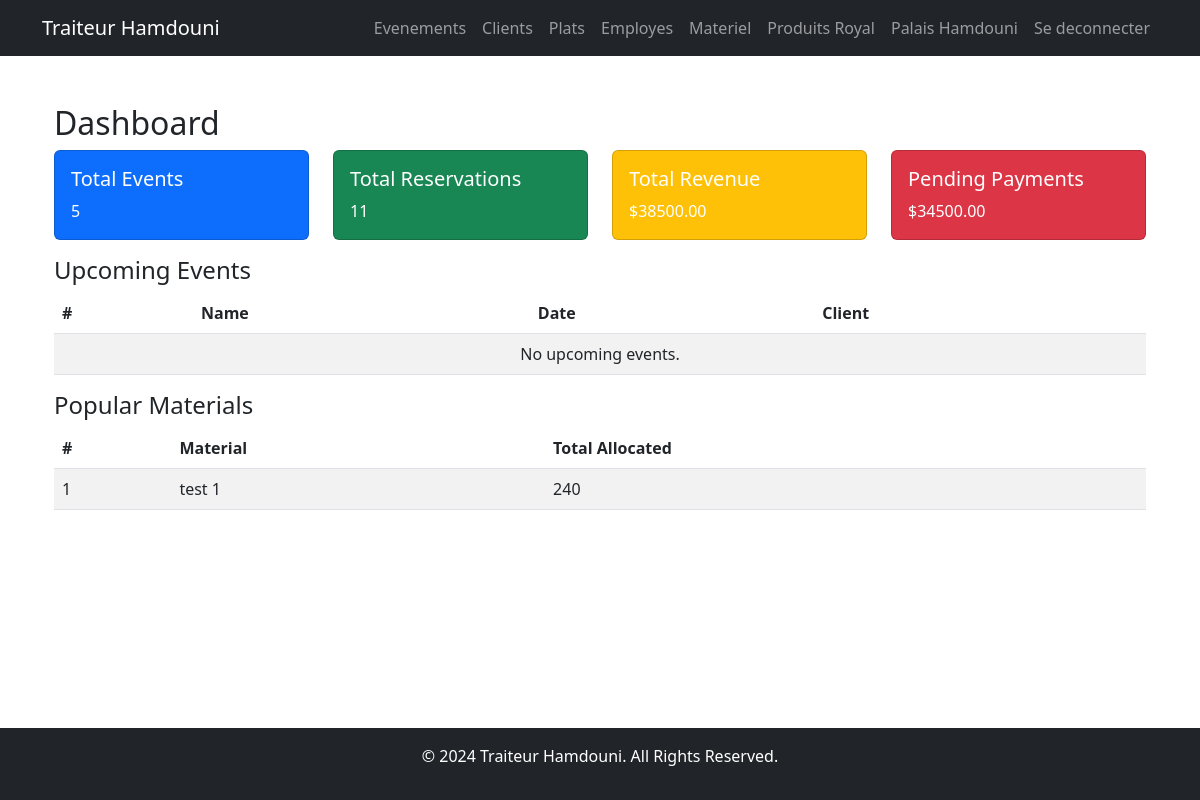
The app's page /events/dashboard/ (signed in), older data.
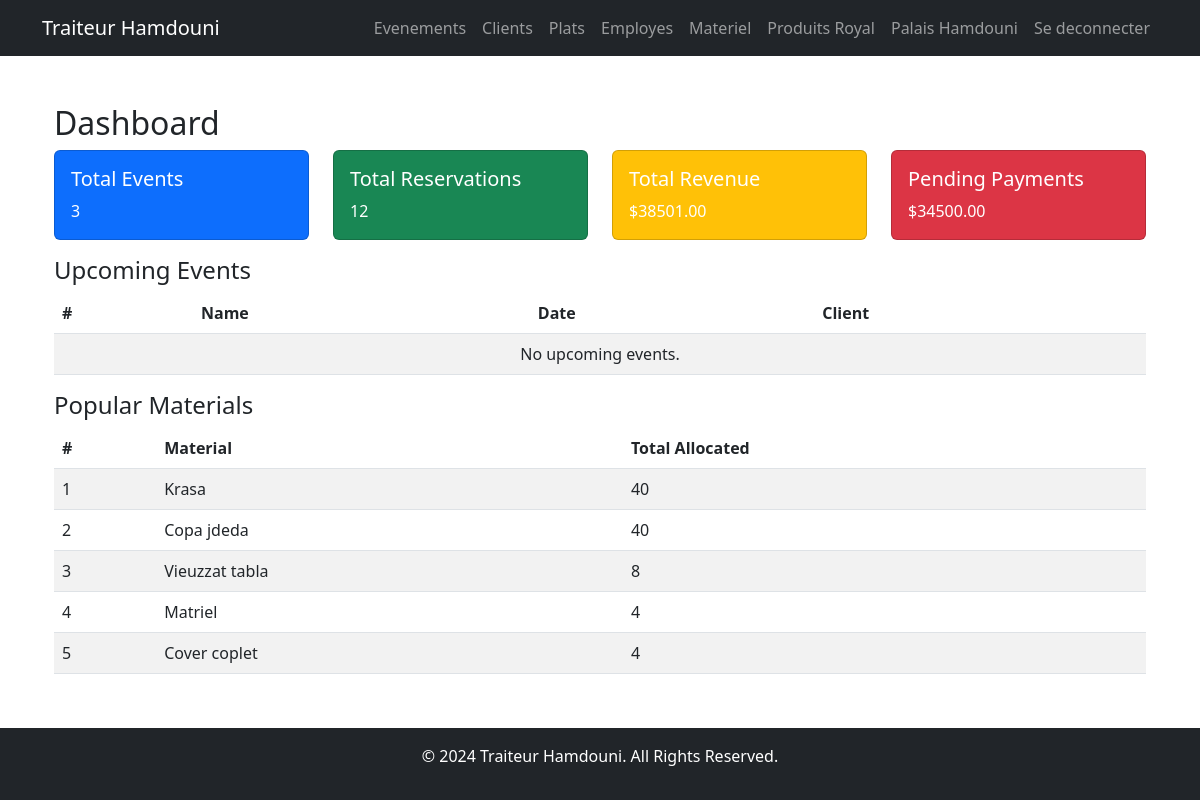
The same page, newer data.
### materials/models.py (models this page shows, shortened)
class Material(models.Model):
    CATEGORY_CHOICES = [
        ('seating', 'Seating'),
        ('tables', 'Tables'),
        ('dinnerware', 'Dinnerware'),
        ('decorations', 'Decorations'),
        ('equipment', 'Equipment'),
    ]
    name = models.CharField(max_length=255, verbose_name="Material Name")
    category = models.CharField(max_length=50, choices=CATEGORY_CHOICES, verbose_name="Category")
    total_quantity = models.PositiveIntegerField(verbose_name="Total Quantity")
    notes = models.TextField(blank=True, null=True, verbose_name="Notes")

### events/views.py (the view)
# urls.py: path('dashboard/', dashboard, name='dashboard'),
def dashboard(request):
    total_events = Event.objects.count()
    total_reservations = Reservation.objects.count()
    total_revenue = Reservation.objects.aggregate(total=Sum('total_amount'))['total'] or 0
    reservations_with_pending = Reservation.objects.annotate(
        remaining_amount=ExpressionWrapper(
            F('total_amount') - F('advance_amount'),
            output_field=DecimalField(max_digits=10, decimal_places=2)
        )
    )
    total_pending_payments = reservations_with_pending.aggregate(
        pending=Sum('remaining_amount')
    )['pending'] or 0
    total_employees_assigned = EmployeeAssignment.objects.values('employee').distinct().count()
    upcoming_events = Event.objects.filter(date__gte=date.today()).order_by('date')[:5]
    popular_materials = Material.objects.annotate(
        total_allocated=Sum('allocations__quantity_allocated')
    ).order_by('-total_allocated')[:5]
    context = {
        'total_events': total_events,
        'total_reservations': total_reservations,
        'total_revenue': total_revenue,
        'total_pending_payments': total_pending_payments,
        'total_employees_assigned': total_employees_assigned,
        'upcoming_events': upcoming_events,
        'popular_materials': popular_materials,
    }
    return render(request, 'events/dashboard.html', context)

### events/templates/events/dashboard.html (shortened to what this page needs)
{% extends 'base.html' %}
{% block content %}
<div class="container mt-4">
    <h2>Dashboard</h2>
    <div class="row">
        <div class="col-md-3">
            <div class="card text-white bg-primary mb-3">
                <div class="card-body">
                    <h5 class="card-title">Total Events</h5>
                    <p class="card-text">{{ total_events }}</p>
                </div>
            </div>
        </div>
        <div class="col-md-3">
            <div class="card text-white bg-success mb-3">
                <div class="card-body">
                    <h5 class="card-title">Total Reservations</h5>
                    <p class="card-text">{{ total_reservations }}</p>
                </div>
            </div>
        </div>
        <div class="col-md-3">
            <div class="card text-white bg-warning mb-3">
                <div class="card-body">
                    <h5 class="card-title">Total Revenue</h5>
                    <p class="card-text">${{ total_revenue|floatformat:2 }}</p>
                </div>
            </div>
        </div>
        <div class="col-md-3">
            <div class="card text-white bg-danger mb-3">
                <div class="card-body">
                    <h5 class="card-title">Pending Payments</h5>
                    <p class="card-text">${{ total_pending_payments|floatformat:2 }}</p>
                </div>
            </div>
        </div>
    </div>
    <h4>Upcoming Events</h4>
    <table class="table table-striped">
        <thead>
            <tr>
                <th>#</th>
                <th>Name</th>
                <th>Date</th>
                <th>Client</th>
            </tr>
        </thead>
        <tbody>
            {% for event in upcoming_events %}
            <tr>
                <td>{{ forloop.counter }}</td>
                <td>{{ event.name }}</td>
                <td>{{ event.date }}</td>
                <td>{{ event.client }}</td>
            </tr>
            {% empty %}
            <tr>
                <td colspan="4" class="text-center">No upcoming events.</td>
            </tr>
            {% endfor %}
        </tbody>
    </table>
    <h4>Popular Materials</h4>
    <table class="table table-striped">
        <thead>
            <tr>
                <th>#</th>
                <th>Material</th>
                <th>Total Allocated</th>
            </tr>
        </thead>
        <tbody>
            {% for material in popular_materials %}
            <tr>
                <td>{{ forloop.counter }}</td>
                <td>{{ material.name }}</td>
                <td>{{ material.total_allocated }}</td>
            </tr>
            {% empty %}
            <tr>
                <td colspan="3" class="text-center">No materials allocated.</td>
            </tr>
            {% endfor %}
        </tbody>
    </table>
</div>
{% endblock %}

Row changes from the older to the newer data that the page shows:
added Material: name "Krasa", total_allocated "40"
added Material: name "Copa jdeda", total_allocated "40"
added Material: name "Vieuzzat tabla", total_allocated "8"
changed Material: name "test 1" → "Matriel"; total_allocated "240" → "4"
added Material: name "Cover coplet", total_allocated "4"
Text that changed along with them:
{{ total_events }}: "5" → "3"
{{ total_reservations }}: "11" → "12"
{{ total_revenue|floatformat:2 }}: "38500.00" → "38501.00"
